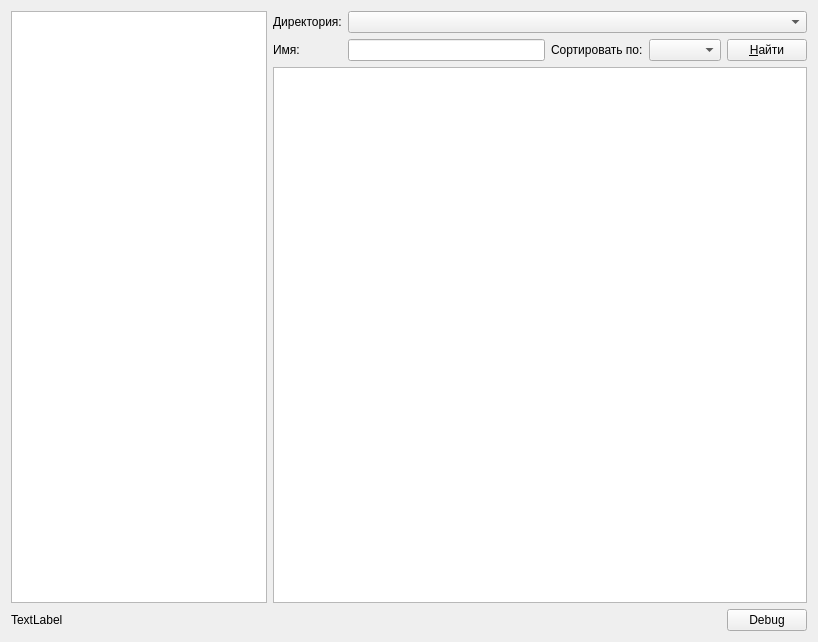
<?xml version="1.0" encoding="UTF-8"?>
<ui version="4.0">
 <class>Widget</class>
 <widget class="QWidget" name="Widget">
  <property name="geometry">
   <rect>
    <x>0</x>
    <y>0</y>
    <width>818</width>
    <height>642</height>
   </rect>
  </property>
  <property name="windowTitle">
   <string>Widget</string>
  </property>
  <layout class="QGridLayout" name="gridLayout">
   <item row="0" column="1">
    <widget class="QLabel" name="label">
     <property name="text">
      <string>Директория:</string>
     </property>
    </widget>
   </item>
   <item row="1" column="4">
    <widget class="QComboBox" name="sortBox"/>
   </item>
   <item row="1" column="1">
    <widget class="QLabel" name="label_2">
     <property name="text">
      <string>Имя:</string>
     </property>
    </widget>
   </item>
   <item row="1" column="2">
    <widget class="QLineEdit" name="findLine"/>
   </item>
   <item row="1" column="3">
    <widget class="QLabel" name="label_3">
     <property name="text">
      <string>Сортировать по:</string>
     </property>
    </widget>
   </item>
   <item row="0" column="2" colspan="4">
    <widget class="QComboBox" name="browseBox"/>
   </item>
   <item row="1" column="5">
    <widget class="QPushButton" name="pushButton">
     <property name="text">
      <string>&amp;Найти</string>
     </property>
    </widget>
   </item>
   <item row="2" column="1" colspan="5">
    <widget class="QTableWidget" name="tableWidget"/>
   </item>
   <item row="0" column="0" rowspan="3">
    <widget class="QTreeView" name="treeView"/>
   </item>
   <item row="3" column="5">
    <widget class="QPushButton" name="debugButton">
     <property name="text">
      <string>Debug</string>
     </property>
    </widget>
   </item>
   <item row="3" column="0" colspan="5">
    <widget class="QLabel" name="bottomLabel">
     <property name="text">
      <string>TextLabel</string>
     </property>
    </widget>
   </item>
  </layout>
 </widget>
 <resources/>
 <connections>
  <connection>
   <sender>findLine</sender>
   <signal>returnPressed()</signal>
   <receiver>pushButton</receiver>
   <slot>animateClick()</slot>
   <hints>
    <hint type="sourcelabel">
     <x>472</x>
     <y>55</y>
    </hint>
    <hint type="destinationlabel">
     <x>765</x>
     <y>60</y>
    </hint>
   </hints>
  </connection>
  <connection>
   <sender>browseBox</sender>
   <signal>currentIndexChanged(QString)</signal>
   <receiver>pushButton</receiver>
   <slot>animateClick()</slot>
   <hints>
    <hint type="sourcelabel">
     <x>754</x>
     <y>33</y>
    </hint>
    <hint type="destinationlabel">
     <x>758</x>
     <y>48</y>
    </hint>
   </hints>
  </connection>
 </connections>
</ui>
